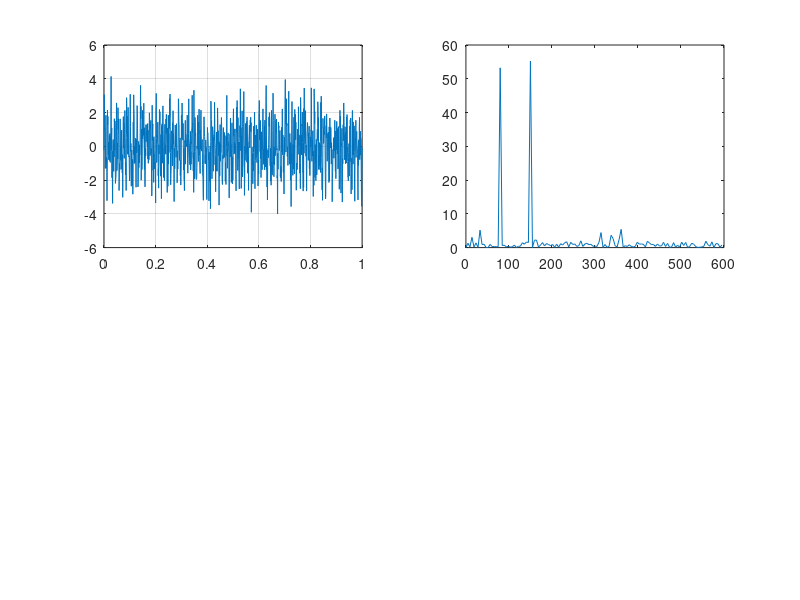

The MATLAB script that drew this image:
fs = 1200;
t = 0: 1/fs : 1;
x = sin(2 * pi * 80 * t) + sin(2 * pi * 150 * t);
y = x + randn(size(t));
subplot(2, 2, 1)
plot(t, y)
grid on

Y = fft(y, 256);

pyy = Y .* conj(Y) / 300;

f = fs / 256 * (0:127);
subplot(2,2,2);
plot(f, pyy(1:128));